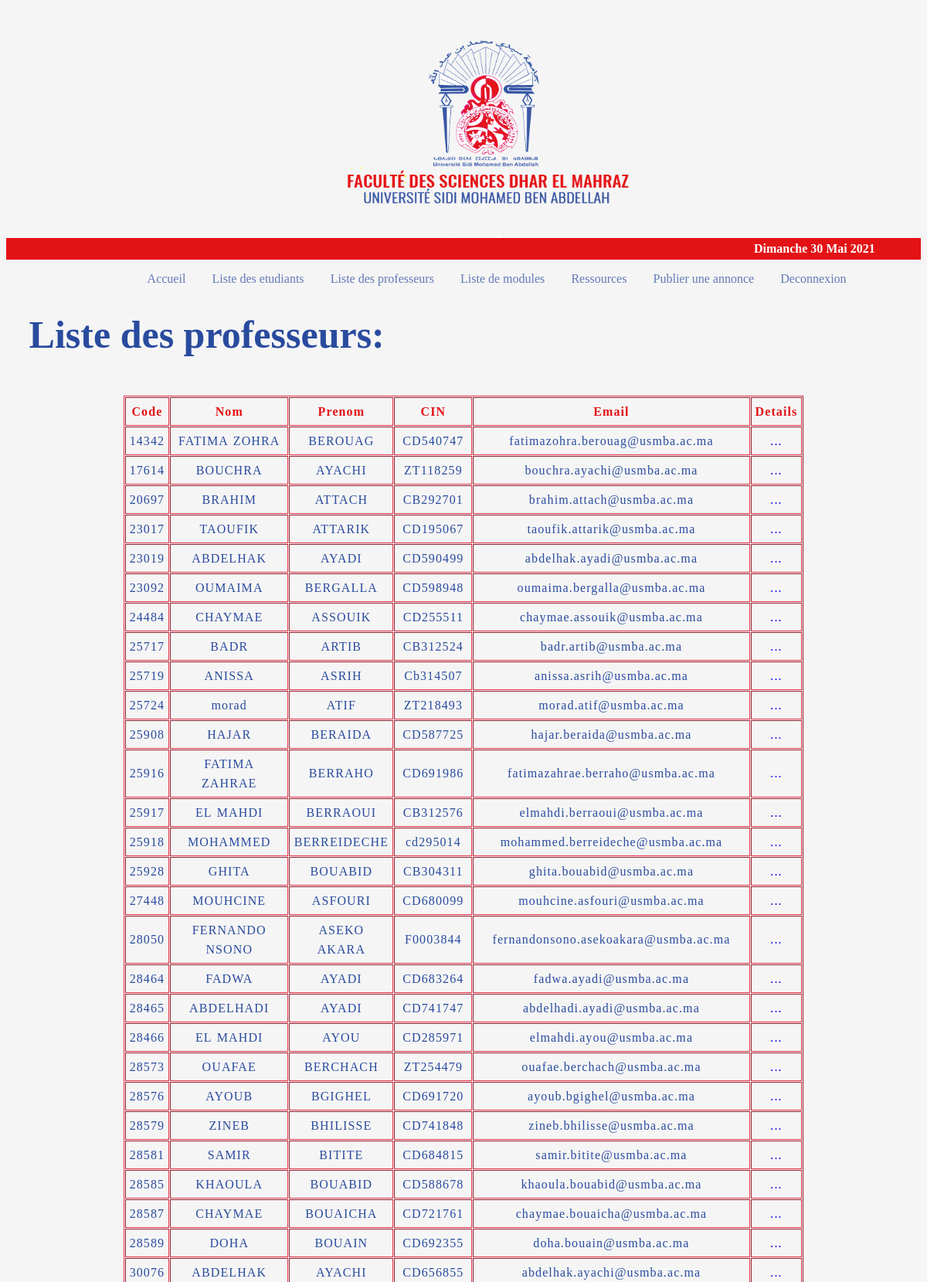
Page /website/html/professors_list.php (signed in, upper part) on the committed database.
### tables this page shows
CREATE TABLE `professeurs` (
  `code_prof` int(6) NOT NULL,
  `nom` varchar(100) NOT NULL,
  `prenom` varchar(100) NOT NULL,
  `cin` varchar(10) NOT NULL,
  `date_inscription` varchar(10) NOT NULL,
  `email` varchar(100) NOT NULL
);

### website/html/templates/data.php (called while the page is built, shortened)
<?php
require('config.php');
$sql = 'SELECT * FROM professeurs;';
$result = mysqli_query($conn,$sql);
$professeurs = [];
while($professeur = mysqli_fetch_assoc($result)){
	$professeurs[] = $professeur;
}
?>

### website/html/professors_list.php (the view, shortened to what this page needs)
<?php
if (isset($_SESSION['user_id']) && isset($_SESSION['user_email'])) {
require('templates/data.php');
?>
<!DOCTYPE html>
<html>
<head>
	<link rel="stylesheet" type="text/css" href="../css/style.css">
</head>
<body>
<header id="mainHeader">
	<?php
		include("templates/header.php");
 	 ?>
<?php
	include('templates/nav.php');
?>
	<div id="main">
		<h1>Liste des professeurs: </h1>
	</div>
</header>
<section>
<center>
	    <table border="table" cellspacing="1px" cellpadding="5px">
			<thead>
				<tr>
					<th>Code</th>
					<th>Nom</th>
					<th>Prenom</th>
					<th>CIN</th>
					<th>Email</th>
					<th>Details</th>
				</tr>
			</thead>
			<tbody>
				<?php
                    for ($i=0; $i <count($professeurs) ; $i++) {
						$code = $professeurs[$i]['code_prof'];
				 	echo "
					 	<tr>
                            <td>$code</td>
					 		<td>{$professeurs[$i]['prenom']}</td>
					 		<td>{$professeurs[$i]['nom']}</td>
					 		<td>{$professeurs[$i]['cin']}</td>
					 		<td>{$professeurs[$i]['email']}</td>
					 		<td>";
					 ?>
					<a style = "text-decoration: none;" class= 'details' href='professor_details.php?codeP=<?=$code?>'> ... </a>
					<?php
					echo"  </td>
					 	</tr>
					";
				 }
				 ?>
			</tbody>
		</table>
</center>
</section>
<?php
}else {
 header("Location: index.php");
}
?>
</body>
</html>

### website/css/style.css (style rules this page uses)
body { background-color: whitesmoke; }
h1 { color: #294B9E; text-shadow: currentColor; font-size: 50px; padding-left: 2.5%; }
table { margin-top: 50px; margin-bottom: 50px; margin-left:5%; margin-right:5%; text-align: center; letter-spacing: 1.1px; word-spacing: 1.6px; line-height: 25px; width: 30%; padding: 0; border-color:#E33147; }
thead { color:#E31215; }
td { color: #294B9E; }

### rows in the picture
professeurs: code_prof "14342", prenom "FATIMA ZOHRA", nom "BEROUAG", cin "CD540747", email "fatimazohra.berouag@usmba.ac.ma"
professeurs: code_prof "17614", prenom "BOUCHRA", nom "AYACHI", cin "ZT118259", email "bouchra.ayachi@usmba.ac.ma"
professeurs: code_prof "20697", prenom "BRAHIM", nom "ATTACH", cin "CB292701", email "brahim.attach@usmba.ac.ma"
professeurs: code_prof "23017", prenom "TAOUFIK", nom "ATTARIK", cin "CD195067", email "taoufik.attarik@usmba.ac.ma"
professeurs: code_prof "23019", prenom "ABDELHAK", nom "AYADI", cin "CD590499", email "abdelhak.ayadi@usmba.ac.ma"
professeurs: code_prof "23092", prenom "OUMAIMA", nom "BERGALLA", cin "CD598948", email "oumaima.bergalla@usmba.ac.ma"
professeurs: code_prof "24484", prenom "CHAYMAE", nom "ASSOUIK", cin "CD255511", email "chaymae.assouik@usmba.ac.ma"
professeurs: code_prof "25717", prenom "BADR", nom "ARTIB", cin "CB312524", email "badr.artib@usmba.ac.ma"
professeurs: code_prof "25719", prenom "ANISSA", nom "ASRIH", cin "Cb314507", email "anissa.asrih@usmba.ac.ma"
professeurs: code_prof "25724", prenom "morad", nom "ATIF", cin "ZT218493", email "morad.atif@usmba.ac.ma"
professeurs: code_prof "25908", prenom "HAJAR", nom "BERAIDA", cin "CD587725", email "hajar.beraida@usmba.ac.ma"
professeurs: code_prof "25916", prenom "FATIMA ZAHRAE", nom "BERRAHO", cin "CD691986", email "fatimazahrae.berraho@usmba.ac.ma"
professeurs: code_prof "25917", prenom "EL MAHDI", nom "BERRAOUI", cin "CB312576", email "elmahdi.berraoui@usmba.ac.ma"
professeurs: code_prof "25918", prenom "MOHAMMED", nom "BERREIDECHE", cin "cd295014", email "mohammed.berreideche@usmba.ac.ma"
professeurs: code_prof "25928", prenom "GHITA", nom "BOUABID", cin "CB304311", email "ghita.bouabid@usmba.ac.ma"
professeurs: code_prof "27448", prenom "MOUHCINE", nom "ASFOURI", cin "CD680099", email "mouhcine.asfouri@usmba.ac.ma"
professeurs: code_prof "28050", prenom "FERNANDO NSONO", nom "ASEKO AKARA", cin "F0003844", email "fernandonsono.asekoakara@usmba.ac.ma"
professeurs: code_prof "28464", prenom "FADWA", nom "AYADI", cin "CD683264", email "fadwa.ayadi@usmba.ac.ma"
professeurs: code_prof "28465", prenom "ABDELHADI", nom "AYADI", cin "CD741747", email "abdelhadi.ayadi@usmba.ac.ma"
professeurs: code_prof "28466", prenom "EL MAHDI", nom "AYOU", cin "CD285971", email "elmahdi.ayou@usmba.ac.ma"
professeurs: code_prof "28573", prenom "OUAFAE", nom "BERCHACH", cin "ZT254479", email "ouafae.berchach@usmba.ac.ma"
professeurs: code_prof "28576", prenom "AYOUB", nom "BGIGHEL", cin "CD691720", email "ayoub.bgighel@usmba.ac.ma"
professeurs: code_prof "28579", prenom "ZINEB", nom "BHILISSE", cin "CD741848", email "zineb.bhilisse@usmba.ac.ma"
professeurs: code_prof "28581", prenom "SAMIR", nom "BITITE", cin "CD684815", email "samir.bitite@usmba.ac.ma"
professeurs: code_prof "28585", prenom "KHAOULA", nom "BOUABID", cin "CD588678", email "khaoula.bouabid@usmba.ac.ma"
professeurs: code_prof "28587", prenom "CHAYMAE", nom "BOUAICHA", cin "CD721761", email "chaymae.bouaicha@usmba.ac.ma"
professeurs: code_prof "28589", prenom "DOHA", nom "BOUAIN", cin "CD692355", email "doha.bouain@usmba.ac.ma"
professeurs: code_prof "30076", prenom "ABDELHAK", nom "AYACHI", cin "CD656855", email "abdelhak.ayachi@usmba.ac.ma"

### other values in the picture
$ln["jour"][$jour_de_la_semaine] "Dimanche"
$jour_du_mois "30"
$ln["mois"][$mois] "Mai"
$annee "2021"
